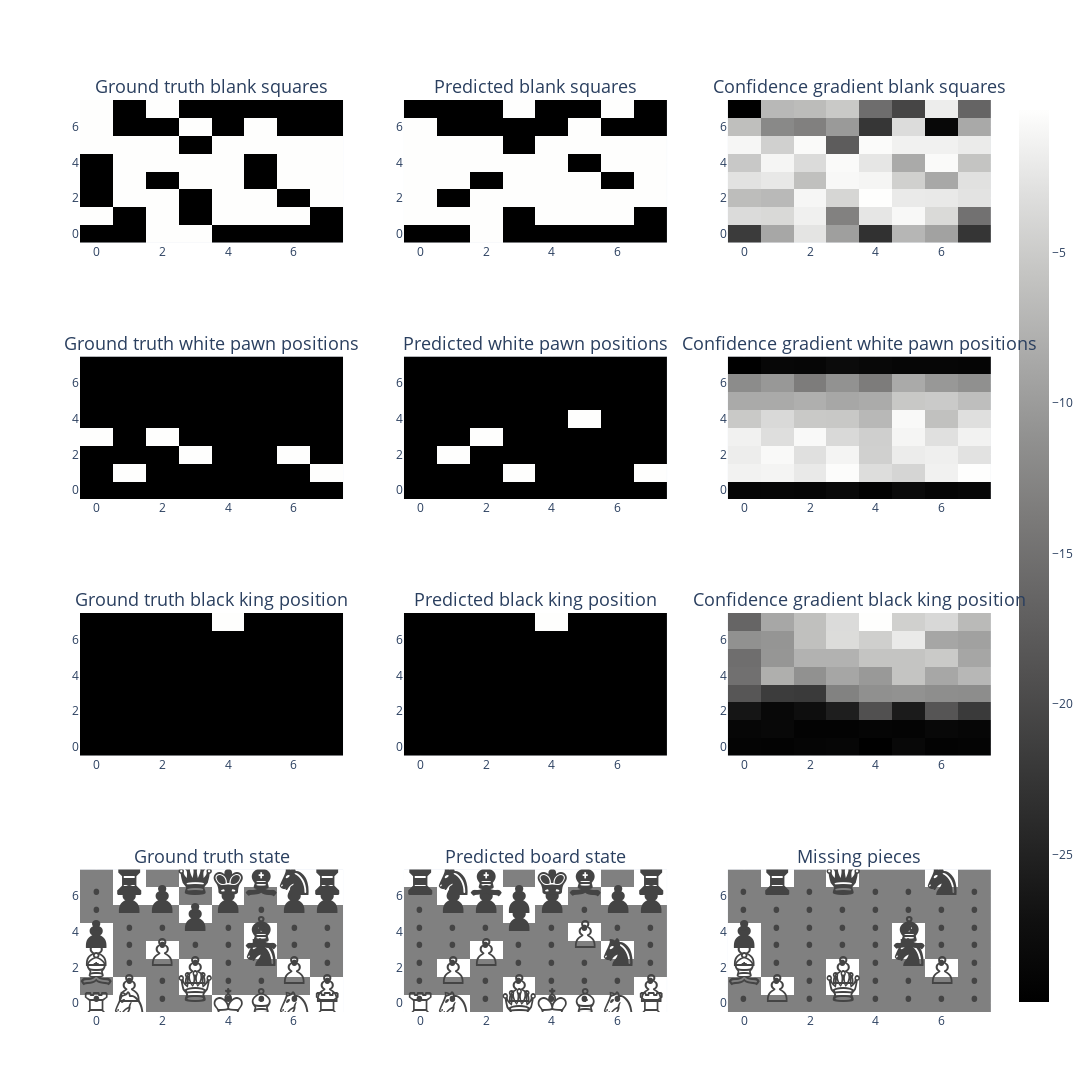

The notebook cell saved with this chart:
### Code cell
from plotly.subplots import make_subplots

fig_rows = 4
fig_cols = 3
fig = make_subplots(rows=fig_rows, cols=fig_cols, subplot_titles=[
    "Ground truth blank squares", "Predicted blank squares", "Confidence gradient blank squares",
    "Ground truth white pawn positions", "Predicted white pawn positions", "Confidence gradient white pawn positions",
    "Ground truth black king position", "Predicted black king position", "Confidence gradient black king position",
    "Ground truth state", "Predicted board state", "Missing pieces"
])


# Specify the size of each plot
plot_size = 400  # You can adjust this size

fig.add_trace(plot_board_state(move_of_interest_state_one_hot_RRC[:, :, BLANK_INDEX]), row=1, col=1)
#fig.add_trace(plot_board_state(move_of_interest_probe_out[:, :, BLANK_INDEX], clip_size=1), row=1, col=2)
fig.add_trace(plot_board_state(get_predictied(probe_prediction_squares_RR,BLANK_INDEX - 6)), row=1, col=2)
fig.add_trace(plot_board_state(move_of_interest_probe_out[:, :, BLANK_INDEX]), row=1, col=3)

fig.add_trace(plot_board_state(move_of_interest_state_one_hot_RRC[:, :, white_pawn_index]), row=2, col=1)
#fig.add_trace(plot_board_state(move_of_interest_probe_out[:, :, white_pawn_index], clip_size=1), row=2, col=2)
fig.add_trace(plot_board_state(get_predictied(probe_prediction_squares_RR,white_pawn_index -6)), row=2, col=2)
fig.add_trace(plot_board_state(move_of_interest_probe_out[:, :, white_pawn_index], show_scale=True), row=2, col=3)

fig.add_trace(plot_board_state(move_of_interest_state_one_hot_RRC[:, :, black_king_index]), row=3, col=1)
#fig.add_trace(plot_board_state(move_of_interest_probe_out[:, :, black_king_index], clip_size=1), row=3, col=2)
fig.add_trace(plot_board_state(get_predictied(probe_prediction_squares_RR, black_king_index - 6)), row=3, col=2)
fig.add_trace(plot_board_state(move_of_interest_probe_out[:, :, black_king_index]), row=3, col=3)

fig.add_trace(plot_board_state_with_text(move_of_interest_state_RR), row=4, col=1)
fig.add_trace(plot_board_state_with_text(state_stacks_probe_outputs_MBLRR[0][0][move_of_interest]), row=4, col=2)
missing_pieces_positions_RR = (move_of_interest_state_RR != state_stacks_probe_outputs_MBLRR[0][0][move_of_interest]).int()
missing_pieces_RR = (missing_pieces_positions_RR * move_of_interest_state_RR)
fig.add_trace(plot_board_state_with_text(missing_pieces_RR), row=4, col=3)

# Adjust the overall size of the figure
fig.update_layout(height=fig_rows * plot_size * 1.3, width=fig_cols * plot_size)
fig.update_annotations(dict(font=dict(size=18))) 



# Show the figure
fig.show()

### Figure 1 — Plotly figure (JSON) as saved in the notebook; plotly's stock layout.template omitted (floating-point values rounded to 4 significant figures)
{"data": [{"colorscale": [[0, "rgb(0, 0, 0)"], [0.09091, "rgb(16, 16, 16)"], [0.1818, "rgb(38, 38, 38)"], [0.2727, "rgb(59, 59, 59)"], [0.3636, "rgb(81, 80, 80)"], [0.4545, "rgb(102, 101, 101)"], [0.5455, "rgb(124, 123, 122)"], [0.6364, "rgb(146, 146, 145)"], [0.7273, "rgb(171, 171, 170)"], [0.8182, "rgb(197, 197, 195)"], [0.9091, "rgb(224, 224, 223)"], [1, "rgb(254, 254, 253)"]], "showscale": false, "type": "heatmap", "xaxis": "x", "yaxis": "y", "z": [[0, 0, 1, 1, 0, 0, 0, 0], [1, 0, 1, 0, 1, 1, 1, 0], [0, 1, 1, 0, 1, 1, 0, 1], [0, 1, 0, 1, 1, 0, 1, 1], [0, 1, 1, 1, 1, 0, 1, 1], [1, 1, 1, 0, 1, 1, 1, 1], [1, 0, 0, 1, 0, 1, 0, 0], [1, 0, 1, 0, 0, 0, 0, 0]]}, {"colorscale": [[0, "rgb(0, 0, 0)"], [0.09091, "rgb(16, 16, 16)"], [0.1818, "rgb(38, 38, 38)"], [0.2727, "rgb(59, 59, 59)"], [0.3636, "rgb(81, 80, 80)"], [0.4545, "rgb(102, 101, 101)"], [0.5455, "rgb(124, 123, 122)"], [0.6364, "rgb(146, 146, 145)"], [0.7273, "rgb(171, 171, 170)"], [0.8182, "rgb(197, 197, 195)"], [0.9091, "rgb(224, 224, 223)"], [1, "rgb(254, 254, 253)"]], "showscale": false, "type": "heatmap", "xaxis": "x2", "yaxis": "y2", "z": [[0, 0, 1, 0, 0, 0, 0, 0], [1, 1, 1, 0, 1, 1, 1, 0], [1, 0, 1, 1, 1, 1, 1, 1], [1, 1, 0, 1, 1, 1, 0, 1], [1, 1, 1, 1, 1, 0, 1, 1], [1, 1, 1, 0, 1, 1, 1, 1], [1, 0, 0, 0, 0, 1, 0, 0], [0, 0, 0, 1, 0, 0, 1, 0]]}, {"colorscale": [[0, "rgb(0, 0, 0)"], [0.09091, "rgb(16, 16, 16)"], [0.1818, "rgb(38, 38, 38)"], [0.2727, "rgb(59, 59, 59)"], [0.3636, "rgb(81, 80, 80)"], [0.4545, "rgb(102, 101, 101)"], [0.5455, "rgb(124, 123, 122)"], [0.6364, "rgb(146, 146, 145)"], [0.7273, "rgb(171, 171, 170)"], [0.8182, "rgb(197, 197, 195)"], [0.9091, "rgb(224, 224, 223)"], [1, "rgb(254, 254, 253)"]], "showscale": false, "type": "heatmap", "xaxis": "x3", "yaxis": "y3", "z": [[-2.642, -1.056, -0.3177, -1.161, -2.793, -0.8681, -1.125, -2.732], [-0.4152, -0.4473, -0.1822, -1.574, -0.2962, -0.09874, -0.4355, -1.804], [-0.7855, -0.8332, -0.116, -0.4827, -0.03218, -0.2489, -0.2594, -0.3244], [-0.3315, -0.272, -0.7501, -0.1014, -0.1314, -0.5551, -1.048, -0.3442], [-0.643, -0.1297, -0.4209, -0.08066, -0.2977, -1.028, -0.07037, -0.7004], [-0.1198, -0.5485, -0.07058, -2.121, -0.0596, -0.1718, -0.1731, -0.2412], [-0.7617, -1.47, -1.595, -1.227, -2.717, -0.4095, -3.456, -1.037], [-3.618, -0.8451, -0.7973, -0.6343, -1.863, -2.482, -0.2158, -2.007]]}, {"colorscale": [[0, "rgb(0, 0, 0)"], [0.09091, "rgb(16, 16, 16)"], [0.1818, "rgb(38, 38, 38)"], [0.2727, "rgb(59, 59, 59)"], [0.3636, "rgb(81, 80, 80)"], [0.4545, "rgb(102, 101, 101)"], [0.5455, "rgb(124, 123, 122)"], [0.6364, "rgb(146, 146, 145)"], [0.7273, "rgb(171, 171, 170)"], [0.8182, "rgb(197, 197, 195)"], [0.9091, "rgb(224, 224, 223)"], [1, "rgb(254, 254, 253)"]], "showscale": false, "type": "heatmap", "xaxis": "x4", "yaxis": "y4", "z": [[0, 0, 0, 0, 0, 0, 0, 0], [0, 1, 0, 0, 0, 0, 0, 1], [0, 0, 0, 1, 0, 0, 1, 0], [1, 0, 1, 0, 0, 0, 0, 0], [0, 0, 0, 0, 0, 0, 0, 0], [0, 0, 0, 0, 0, 0, 0, 0], [0, 0, 0, 0, 0, 0, 0, 0], [0, 0, 0, 0, 0, 0, 0, 0]]}, {"colorscale": [[0, "rgb(0, 0, 0)"], [0.09091, "rgb(16, 16, 16)"], [0.1818, "rgb(38, 38, 38)"], [0.2727, "rgb(59, 59, 59)"], [0.3636, "rgb(81, 80, 80)"], [0.4545, "rgb(102, 101, 101)"], [0.5455, "rgb(124, 123, 122)"], [0.6364, "rgb(146, 146, 145)"], [0.7273, "rgb(171, 171, 170)"], [0.8182, "rgb(197, 197, 195)"], [0.9091, "rgb(224, 224, 223)"], [1, "rgb(254, 254, 253)"]], "showscale": false, "type": "heatmap", "xaxis": "x5", "yaxis": "y5", "z": [[0, 0, 0, 0, 0, 0, 0, 0], [0, 0, 0, 1, 0, 0, 0, 1], [0, 1, 0, 0, 0, 0, 0, 0], [0, 0, 1, 0, 0, 0, 0, 0], [0, 0, 0, 0, 0, 1, 0, 0], [0, 0, 0, 0, 0, 0, 0, 0], [0, 0, 0, 0, 0, 0, 0, 0], [0, 0, 0, 0, 0, 0, 0, 0]]}, {"colorscale": [[0, "rgb(0, 0, 0)"], [0.09091, "rgb(16, 16, 16)"], [0.1818, "rgb(38, 38, 38)"], [0.2727, "rgb(59, 59, 59)"], [0.3636, "rgb(81, 80, 80)"], [0.4545, "rgb(102, 101, 101)"], [0.5455, "rgb(124, 123, 122)"], [0.6364, "rgb(146, 146, 145)"], [0.7273, "rgb(171, 171, 170)"], [0.8182, "rgb(197, 197, 195)"], [0.9091, "rgb(224, 224, 223)"], [1, "rgb(254, 254, 253)"]], "showscale": true, "type": "heatmap", "xaxis": "x6", "yaxis": "y6", "z": [[-28.99, -28.95, -28.99, -28.38, -29.59, -28.19, -29.08, -28.79], [-1.339, -1.134, -2.137, -0.4073, -3.241, -4.017, -1.42, -0.2574], [-1.742, -0.68, -2.982, -1.196, -4.517, -1.866, -1.649, -2.741], [-1.465, -3.168, -0.7394, -3.618, -4.618, -1.065, -2.967, -1.341], [-5.235, -3.663, -5.232, -5.312, -6.992, -0.7294, -6.077, -3.051], [-8.406, -8.494, -7.913, -8.755, -8.337, -5.317, -5.111, -6.327], [-11.71, -10.38, -13.58, -11.08, -13.61, -8.464, -10.39, -11.27], [-29.9, -28.74, -28.94, -28.05, -28.6, -28.82, -28.97, -28.98]]}, {"colorscale": [[0, "rgb(0, 0, 0)"], [0.09091, "rgb(16, 16, 16)"], [0.1818, "rgb(38, 38, 38)"], [0.2727, "rgb(59, 59, 59)"], [0.3636, "rgb(81, 80, 80)"], [0.4545, "rgb(102, 101, 101)"], [0.5455, "rgb(124, 123, 122)"], [0.6364, "rgb(146, 146, 145)"], [0.7273, "rgb(171, 171, 170)"], [0.8182, "rgb(197, 197, 195)"], [0.9091, "rgb(224, 224, 223)"], [1, "rgb(254, 254, 253)"]], "showscale": false, "type": "heatmap", "xaxis": "x7", "yaxis": "y7", "z": [[0, 0, 0, 0, 0, 0, 0, 0], [0, 0, 0, 0, 0, 0, 0, 0], [0, 0, 0, 0, 0, 0, 0, 0], [0, 0, 0, 0, 0, 0, 0, 0], [0, 0, 0, 0, 0, 0, 0, 0], [0, 0, 0, 0, 0, 0, 0, 0], [0, 0, 0, 0, 0, 0, 0, 0], [0, 0, 0, 0, 1, 0, 0, 0]]}, {"colorscale": [[0, "rgb(0, 0, 0)"], [0.09091, "rgb(16, 16, 16)"], [0.1818, "rgb(38, 38, 38)"], [0.2727, "rgb(59, 59, 59)"], [0.3636, "rgb(81, 80, 80)"], [0.4545, "rgb(102, 101, 101)"], [0.5455, "rgb(124, 123, 122)"], [0.6364, "rgb(146, 146, 145)"], [0.7273, "rgb(171, 171, 170)"], [0.8182, "rgb(197, 197, 195)"], [0.9091, "rgb(224, 224, 223)"], [1, "rgb(254, 254, 253)"]], "showscale": false, "type": "heatmap", "xaxis": "x8", "yaxis": "y8", "z": [[0, 0, 0, 0, 0, 0, 0, 0], [0, 0, 0, 0, 0, 0, 0, 0], [0, 0, 0, 0, 0, 0, 0, 0], [0, 0, 0, 0, 0, 0, 0, 0], [0, 0, 0, 0, 0, 0, 0, 0], [0, 0, 0, 0, 0, 0, 0, 0], [0, 0, 0, 0, 0, 0, 0, 0], [0, 0, 0, 0, 1, 0, 0, 0]]}, {"colorscale": [[0, "rgb(0, 0, 0)"], [0.09091, "rgb(16, 16, 16)"], [0.1818, "rgb(38, 38, 38)"], [0.2727, "rgb(59, 59, 59)"], [0.3636, "rgb(81, 80, 80)"], [0.4545, "rgb(102, 101, 101)"], [0.5455, "rgb(124, 123, 122)"], [0.6364, "rgb(146, 146, 145)"], [0.7273, "rgb(171, 171, 170)"], [0.8182, "rgb(197, 197, 195)"], [0.9091, "rgb(224, 224, 223)"], [1, "rgb(254, 254, 253)"]], "showscale": false, "type": "heatmap", "xaxis": "x9", "yaxis": "y9", "z": [[-28.98, -29.16, -28.76, -28.54, -29.61, -28.35, -29.05, -28.93], [-28.53, -28.23, -29.03, -29.05, -28.71, -29.02, -28.21, -28.62], [-26.35, -28.2, -27.35, -25.23, -18.87, -25.63, -18.31, -21.71], [-18.19, -21.47, -21.76, -12.82, -11.11, -10.92, -11.41, -11.5], [-14.86, -7.861, -11.0, -8.775, -10.15, -5.614, -8.61, -6.999], [-15.15, -10.43, -7.507, -7.531, -5.642, -5.678, -5.103, -8.804], [-10.97, -10.55, -6.04, -3.323, -4.586, -1.975, -8.726, -9.316], [-16.24, -8.648, -6.078, -3.398, -0.2121, -4.482, -3.683, -6.722]]}, {"colorscale": [[0, "white"], [0.49, "white"], [0.5, "grey"], [0.51, "white"], [1, "white"]], "showscale": false, "text": [["♖", "♘", ".", ".", "♔", "♗", "♘", "♖"], [".", "♙", ".", "♕", ".", ".", ".", "♙"], ["♗", ".", ".", "♙", ".", ".", "♙", "."], ["♙", ".", "♙", ".", ".", "♞", ".", "."], ["♟", ".", ".", ".", ".", "♝", ".", "."], [".", ".", ".", "♟", ".", ".", ".", "."], [".", "♟", "♟", ".", "♟", ".", "♟", "♟"], [".", "♜", ".", "♛", "♚", "♝", "♞", "♜"]], "textfont": {"size": 48}, "texttemplate": "%{text}", "type": "heatmap", "xaxis": "x10", "yaxis": "y10", "z": [[4, 2, 0, 0, 6, 3, 2, 4], [0, 1, 0, 5, 0, 0, 0, 1], [3, 0, 0, 1, 0, 0, 1, 0], [1, 0, 1, 0, 0, -2, 0, 0], [-1, 0, 0, 0, 0, -3, 0, 0], [0, 0, 0, -1, 0, 0, 0, 0], [0, -1, -1, 0, -1, 0, -1, -1], [0, -4, 0, -5, -6, -3, -2, -4]]}, {"colorscale": [[0, "white"], [0.49, "white"], [0.5, "grey"], [0.51, "white"], [1, "white"]], "showscale": false, "text": [["♖", "♘", ".", "♕", "♔", "♗", "♘", "♖"], [".", ".", ".", "♙", ".", ".", ".", "♙"], [".", "♙", ".", ".", ".", ".", ".", "."], [".", ".", "♙", ".", ".", ".", "♞", "."], [".", ".", ".", ".", ".", "♙", ".", "."], [".", ".", ".", "♟", ".", ".", ".", "."], [".", "♟", "♟", "♟", "♟", ".", "♟", "♟"], ["♜", "♞", "♝", ".", "♚", "♝", ".", "♜"]], "textfont": {"size": 48}, "texttemplate": "%{text}", "type": "heatmap", "xaxis": "x11", "yaxis": "y11", "z": [[4, 2, 0, 5, 6, 3, 2, 4], [0, 0, 0, 1, 0, 0, 0, 1], [0, 1, 0, 0, 0, 0, 0, 0], [0, 0, 1, 0, 0, 0, -2, 0], [0, 0, 0, 0, 0, 1, 0, 0], [0, 0, 0, -1, 0, 0, 0, 0], [0, -1, -1, -1, -1, 0, -1, -1], [-4, -2, -3, 0, -6, -3, 0, -4]]}, {"colorscale": [[0, "white"], [0.49, "white"], [0.5, "grey"], [0.51, "white"], [1, "white"]], "showscale": false, "text": [[".", ".", ".", ".", ".", ".", ".", "."], [".", "♙", ".", "♕", ".", ".", ".", "."], ["♗", ".", ".", "♙", ".", ".", "♙", "."], ["♙", ".", ".", ".", ".", "♞", ".", "."], ["♟", ".", ".", ".", ".", "♝", ".", "."], [".", ".", ".", ".", ".", ".", ".", "."], [".", ".", ".", ".", ".", ".", ".", "."], [".", "♜", ".", "♛", ".", ".", "♞", "."]], "textfont": {"size": 48}, "texttemplate": "%{text}", "type": "heatmap", "xaxis": "x12", "yaxis": "y12", "z": [[0, 0, 0, 0, 0, 0, 0, 0], [0, 1, 0, 5, 0, 0, 0, 0], [3, 0, 0, 1, 0, 0, 1, 0], [1, 0, 0, 0, 0, -2, 0, 0], [-1, 0, 0, 0, 0, -3, 0, 0], [0, 0, 0, 0, 0, 0, 0, 0], [0, 0, 0, 0, 0, 0, 0, 0], [0, -4, 0, -5, 0, 0, -2, 0]]}], "layout": {"annotations": [{"font": {"size": 18}, "showarrow": false, "text": "Ground truth blank squares", "x": 0.1444, "xanchor": "center", "xref": "paper", "y": 1, "yanchor": "bottom", "yref": "paper"}, {"font": {"size": 18}, "showarrow": false, "text": "Predicted blank squares", "x": 0.5, "xanchor": "center", "xref": "paper", "y": 1, "yanchor": "bottom", "yref": "paper"}, {"font": {"size": 18}, "showarrow": false, "text": "Confidence gradient blank squares", "x": 0.8556, "xanchor": "center", "xref": "paper", "y": 1, "yanchor": "bottom", "yref": "paper"}, {"font": {"size": 18}, "showarrow": false, "text": "Ground truth white pawn positions", "x": 0.1444, "xanchor": "center", "xref": "paper", "y": 0.7188, "yanchor": "bottom", "yref": "paper"}, {"font": {"size": 18}, "showarrow": false, "text": "Predicted white pawn positions", "x": 0.5, "xanchor": "center", "xref": "paper", "y": 0.7188, "yanchor": "bottom", "yref": "paper"}, {"font": {"size": 18}, "showarrow": false, "text": "Confidence gradient white pawn positions", "x": 0.8556, "xanchor": "center", "xref": "paper", "y": 0.7188, "yanchor": "bottom", "yref": "paper"}, {"font": {"size": 18}, "showarrow": false, "text": "Ground truth black king position", "x": 0.1444, "xanchor": "center", "xref": "paper", "y": 0.4375, "yanchor": "bottom", "yref": "paper"}, {"font": {"size": 18}, "showarrow": false, "text": "Predicted black king position", "x": 0.5, "xanchor": "center", "xref": "paper", "y": 0.4375, "yanchor": "bottom", "yref": "paper"}, {"font": {"size": 18}, "showarrow": false, "text": "Confidence gradient black king position", "x": 0.8556, "xanchor": "center", "xref": "paper", "y": 0.4375, "yanchor": "bottom", "yref": "paper"}, {"font": {"size": 18}, "showarrow": false, "text": "Ground truth state", "x": 0.1444, "xanchor": "center", "xref": "paper", "y": 0.1562, "yanchor": "bottom", "yref": "paper"}, {"font": {"size": 18}, "showarrow": false, "text": "Predicted board state", "x": 0.5, "xanchor": "center", "xref": "paper", "y": 0.1562, "yanchor": "bottom", "yref": "paper"}, {"font": {"size": 18}, "showarrow": false, "text": "Missing pieces", "x": 0.8556, "xanchor": "center", "xref": "paper", "y": 0.1562, "yanchor": "bottom", "yref": "paper"}], "height": 2080, "width": 1200, "xaxis": {"anchor": "y", "domain": [0, 0.2889]}, "xaxis10": {"anchor": "y10", "domain": [0, 0.2889]}, "xaxis11": {"anchor": "y11", "domain": [0.3556, 0.6444]}, "xaxis12": {"anchor": "y12", "domain": [0.7111, 1]}, "xaxis2": {"anchor": "y2", "domain": [0.3556, 0.6444]}, "xaxis3": {"anchor": "y3", "domain": [0.7111, 1]}, "xaxis4": {"anchor": "y4", "domain": [0, 0.2889]}, "xaxis5": {"anchor": "y5", "domain": [0.3556, 0.6444]}, "xaxis6": {"anchor": "y6", "domain": [0.7111, 1]}, "xaxis7": {"anchor": "y7", "domain": [0, 0.2889]}, "xaxis8": {"anchor": "y8", "domain": [0.3556, 0.6444]}, "xaxis9": {"anchor": "y9", "domain": [0.7111, 1]}, "yaxis": {"anchor": "x", "domain": [0.8438, 1]}, "yaxis10": {"anchor": "x10", "domain": [0, 0.1562]}, "yaxis11": {"anchor": "x11", "domain": [0, 0.1562]}, "yaxis12": {"anchor": "x12", "domain": [0, 0.1562]}, "yaxis2": {"anchor": "x2", "domain": [0.8438, 1]}, "yaxis3": {"anchor": "x3", "domain": [0.8438, 1]}, "yaxis4": {"anchor": "x4", "domain": [0.5625, 0.7188]}, "yaxis5": {"anchor": "x5", "domain": [0.5625, 0.7188]}, "yaxis6": {"anchor": "x6", "domain": [0.5625, 0.7188]}, "yaxis7": {"anchor": "x7", "domain": [0.2812, 0.4375]}, "yaxis8": {"anchor": "x8", "domain": [0.2812, 0.4375]}, "yaxis9": {"anchor": "x9", "domain": [0.2812, 0.4375]}}}
